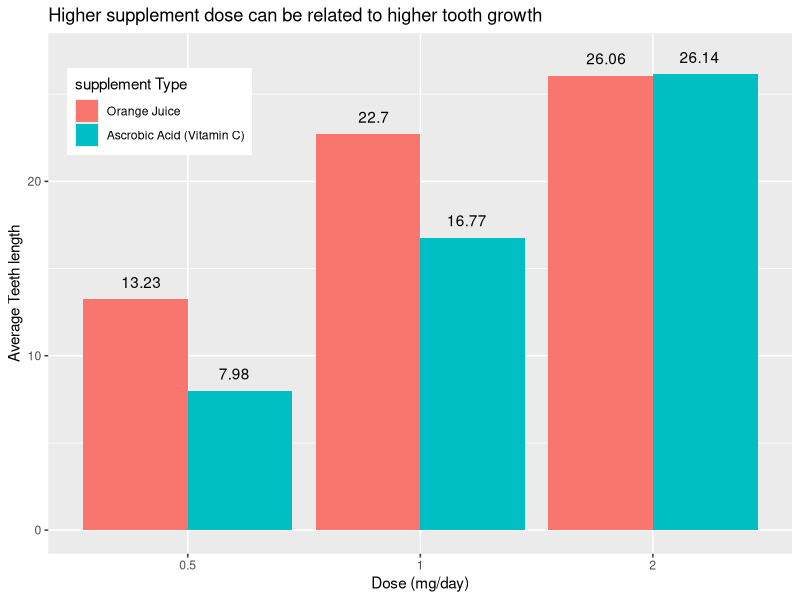

Write R code to recreate this figure. (Note: this script raises an error after producing the figure.)
## ---- chunk 1

tData<-ToothGrowth
# head(tData)
levels(tData$supp)<-c("Orange Juice","Ascrobic Acid (Vitamin C)")
tData$dose<-factor(tData$dose)
# colnames(tData)<-c("Tooth.length", "supplement.Type","Dose.in.mg.per.day")
summary(tData)
## ---- chunk 2
library(dplyr)
## ---- chunk 3

tDataGrouped<-group_by(tData,supp,dose)
tDataSummary<-summarise_all(tDataGrouped,mean)
library(ggplot2)
g<-ggplot(data=tDataSummary,aes(y=len,x=factor(dose),fill=supp))
g<-g+geom_col(position = "dodge")
g<-g+geom_text(aes(label=len), nudge_y = 1,nudge_x=c(-.2,-.2,-.2,.2,.2,.2))
# g<-g+coord_flip()
g<-g+ scale_fill_discrete(name="supplement Type")
g<-g+theme(legend.position=c(.15,.85))
g<-g+labs(x="Dose (mg/day)", y="Average Teeth length")
g<-g+ggtitle(label="Higher supplement dose can be related to higher tooth growth") 
print(g)
## ---- chunk 4
tDataDose12<-tData[tData$dose!=1.0,]
tres<-t.test(len~dose,data=tDataDose12,paired=F,var.equal=T)

## ---- chunk 5
meanD.5<-mean(tData[tData$dose==.5,]$len)
meanD1<-mean(tData[tData$dose==1,]$len)
meanD2<-mean(tData[tData$dose==2.0,]$len)

sdD.5<-sd(tData[tData$dose==.5,]$len)
sdD1<-sd(tData[tData$dose==1,]$len)
sdD2<-sd(tData[tData$dose==2.0,]$len)

## ---- chunk 6
pt1<-power.t.test(n=20, delta = meanD2-meanD1, sd = sqrt((sdD2^2+sdD1^2)/2), 
             sig.level = 0.05,
             type = "two.sample",
             alternative = "one.sided")

pt2<-power.t.test(n=20, delta = meanD1-meanD.5, sd = sqrt((sdD.5^2+sdD1^2)/2), 
             sig.level = 0.05,
             type = "two.sample",
             alternative = "one.sided")
pt2
## ---- chunk 7
tres<-t.test(len~supp,data=tData,paired=F,var.equal=T)
## ---- chunk 8
meanOJ<-mean(tData[tData$supp=="Orange Juice",]$len)
meanVC<-mean(tData[tData$supp=="Ascrobic Acid (Vitamin C)",]$len)

sdOJ<-sd(tData[tData$supp=="Orange Juice",]$len)
sdVC<-sd(tData[tData$supp=="Ascrobic Acid (Vitamin C)",]$len)

power.t.test(power = .90, delta = meanOJ-meanVC, sd = sqrt((sdOJ^2+sdVC^2)/2), 
             sig.level = 0.05,
             type = "two.sample",
             alternative = "one.sided")
